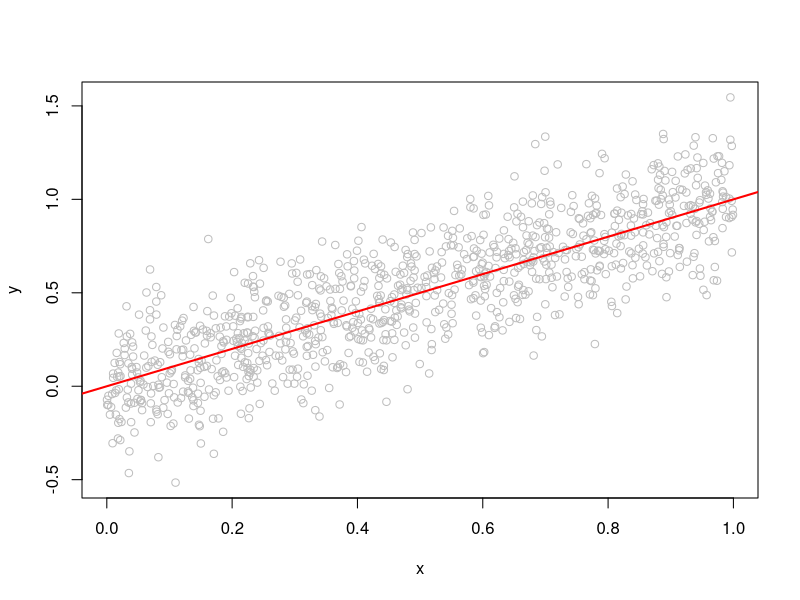
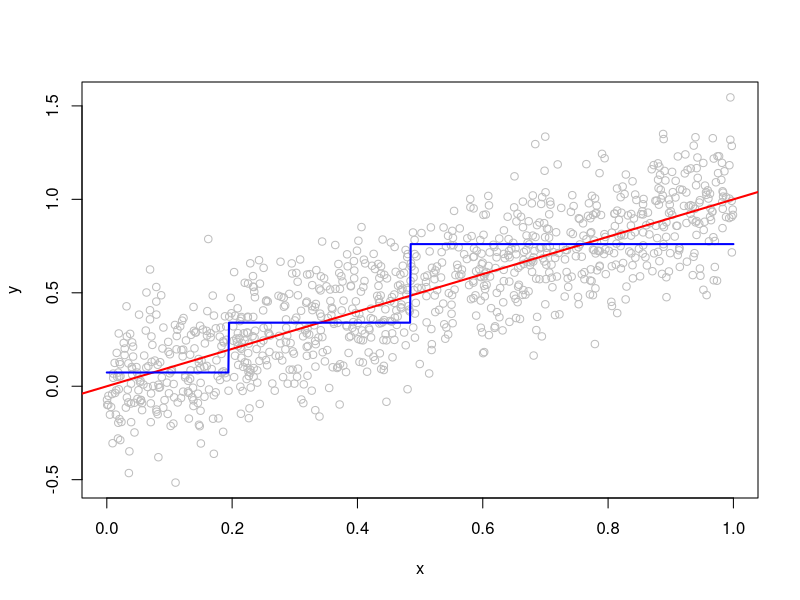
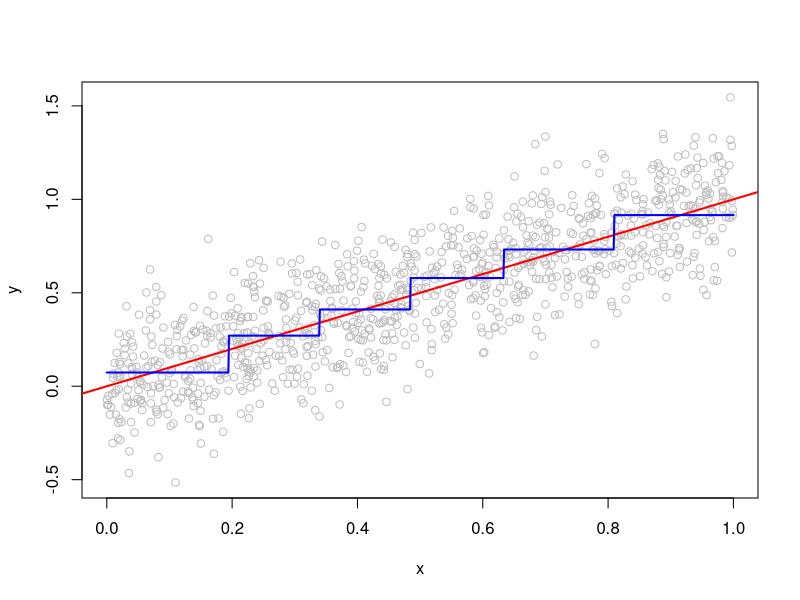
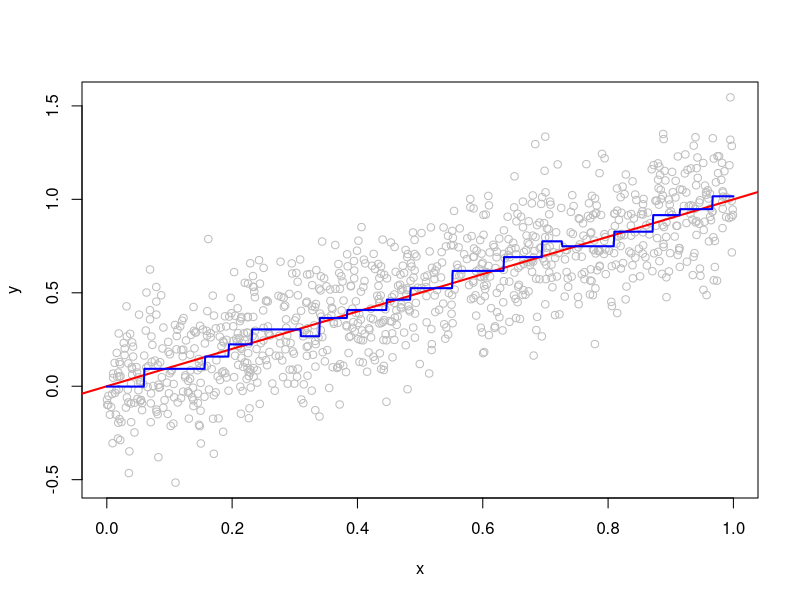
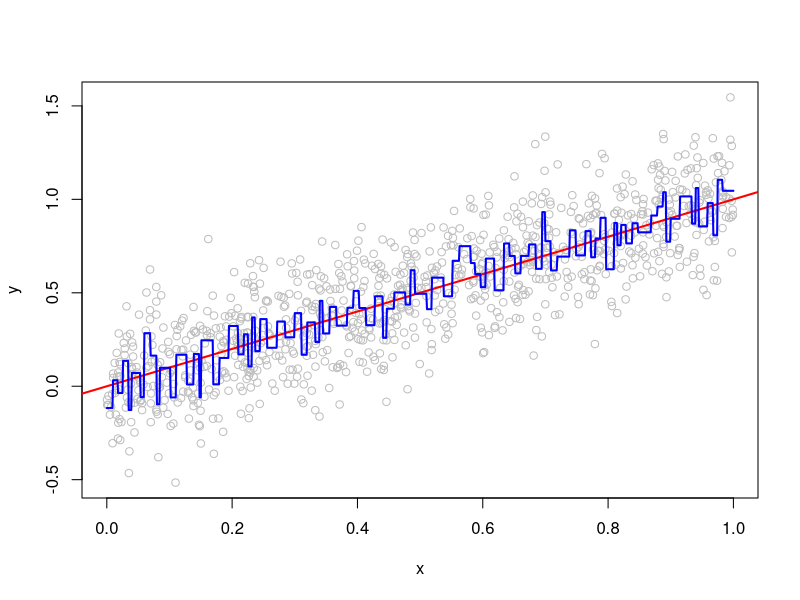
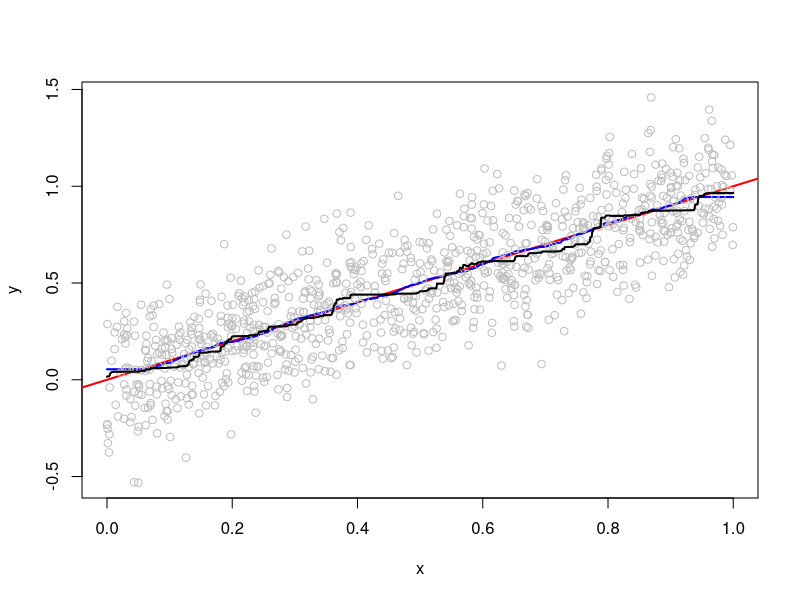

Generate these figures, in order, with R:
set.seed(101)

n <- 1000
x <- runif(n)
y <- x + 0.2*rnorm(n)

plot(x, y, col="grey")
abline(c(0, 1), col="red", lwd=2)

library(rpart)

minsplit_vec <- c(500, 250, 100, 20)

tree_list <- list(4)

for (i in seq_along(minsplit_vec)) {
  tree_list[[i]] <- rpart(y ~ x, method="anova",
                          control=rpart.control(minsplit = minsplit_vec[i],
                                                minsplitmaxcompete=0,
                                                maxsurrogate=0,
                                                xval=0,
                                                cp=0))
}

x_plot <- seq(from=0, to=1, length.out=1001)

for (i in seq_along(minsplit_vec)) {
  y_plot <- predict(tree_list[[i]], newdata=data.frame("x"=x_plot))
  plot(x, y, col="grey")
  abline(c(0, 1), col="red", lwd=2)
  lines(x_plot, y_plot, col="blue", lwd=2)
}

# average tree split 200
B <- 100
tree_list_av <- list(B)
for (b in 1:B) {
  x <- runif(n)
  y <- x + 0.2*rnorm(n)
  tree_list_av[[b]] <- rpart(y ~ x, method="anova",
                          control=rpart.control(minsplit = 200,
                                                minsplitmaxcompete=0,
                                                maxsurrogate=0,
                                                xval=0,
                                                cp=0))
}
y_plot <- rowMeans(sapply(tree_list_av,
                 function(tree) predict(tree, newdata=data.frame("x"=x_plot))))
plot(x, y, col="white")
abline(c(0, 1), col="red", lwd=2)
lines(x_plot, y_plot, col="blue", lwd=2)

# Random forest
library(randomForest)

out <- randomForest(x=as.matrix(x), y=y, nodesize=200, ntree=1000)
y_plot <- predict(out, newdata=matrix(x_plot))
points(x, y, col="grey")
# abline(c(0, 1), col="red", lwd=2)
lines(x_plot, y_plot, col="black", lwd=2)
